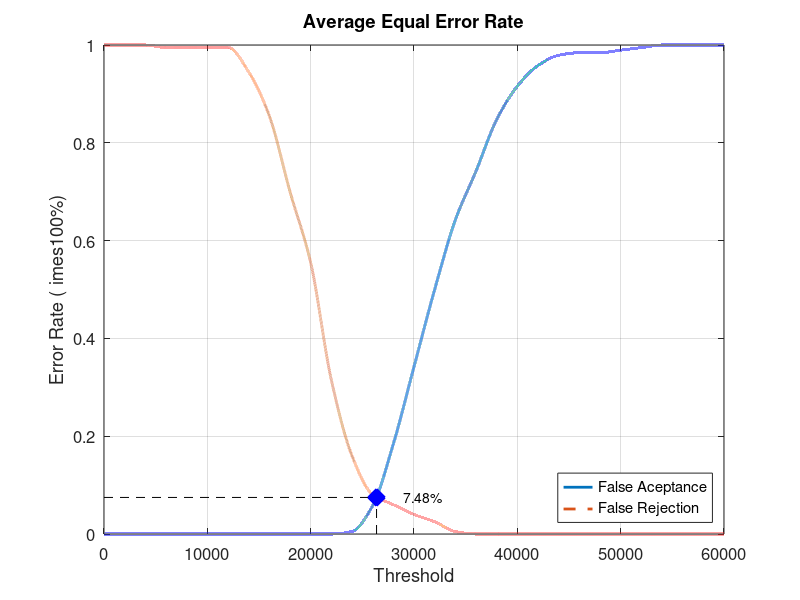
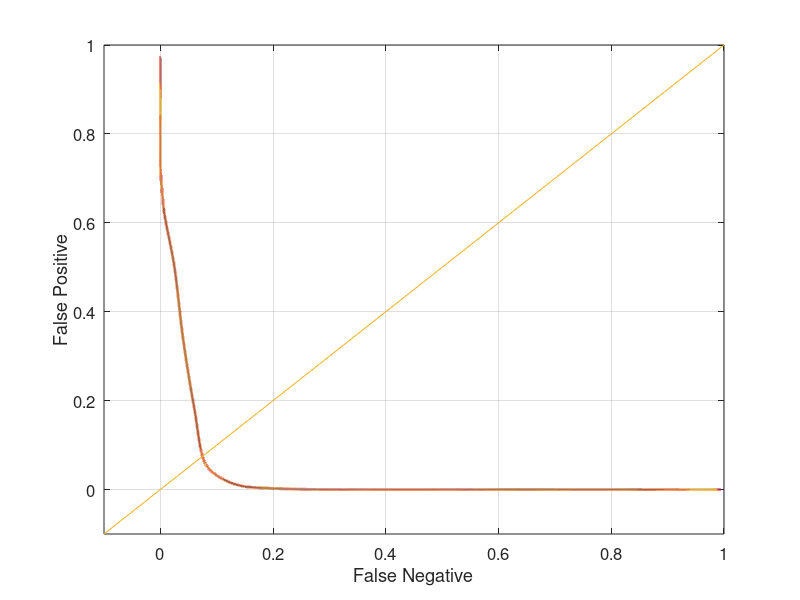

Write the MATLAB code that produced these figures, in order.
close all;
clear;
clc;
x = 0:2000:60000;
xq = 0:0.5:60000;

y0 = [0 0 0 0 0 0 0 0 0 0 0 0 0.00526316 0.0578947 0.184211 0.342105 0.5 0.642105 0.742105 0.847368 0.915789 0.957895 0.978947 0.984211 0.984211 0.989474 0.994737 1 1 1 1]
yy0 = interp1(x, y0, xq, 'pchip');
y1 = [1 1 1 0.995 0.995 0.995 0.995 0.945 0.855 0.7 0.555 0.315 0.16 0.08 0.06 0.04 0.025 0.005 0 0 0 0 0 0 0 0 0 0 0 0 0]
yy1 = interp1(x, y1, xq, 'pchip');

% Calculating EER: 
y2 = abs(y0 - y1);
find(y2 == min(y2))
yy2 = abs(yy0 - yy1);
xEER = find(yy2 == min(yy2));
xEERIndex = xq(xEER) % X-axis EER
yEER = yy0(xEER) % Y-axis EER

main = figure
plot(xq, yy0,'-','LineWidth', 2);	hold on
plot(xq, yy1,'--','LineWidth', 2);	hold on
plot([xEERIndex xEERIndex], [0 yEER], 'k--');	hold on
plot([0 xEERIndex], [yEER yEER], 'k--');	hold on
plot(xEERIndex, yEER, 'bx', 'LineWidth', 10);	hold on
text(xEERIndex + 10 * xEERIndex / 100, yEER, [num2str(round((10000 * yEER)) / 100) '%'])
legend('False Aceptance', 'False Rejection', 'Location', 'SouthEast')
xlabel('Threshold')
ylabel('Error Rate (	imes100%)')
title('Average Equal Error Rate')
set(gca, 'FontSize', 12)
axis([0 60000 0 1])
grid on

print(main, 'Database4_3Main', '-dpng');
FNRxFPR = figure('Color', [1 1 1]);
plot(yy1, yy0, '-', yy1, yy0, 'LineWidth', 2);
hold on
y = -0.1:0.1:1
plot(y, y); 
set(gca, 'FontSize', 12)
xlabel('False Negative')
ylabel('False Positive')
axis([-0.1 1 -0.1 1])
set(gca, 'FontSize', 12)
grid on

print(FNRxFPR, 'Database4_3FNRxFPR','-dpng');
